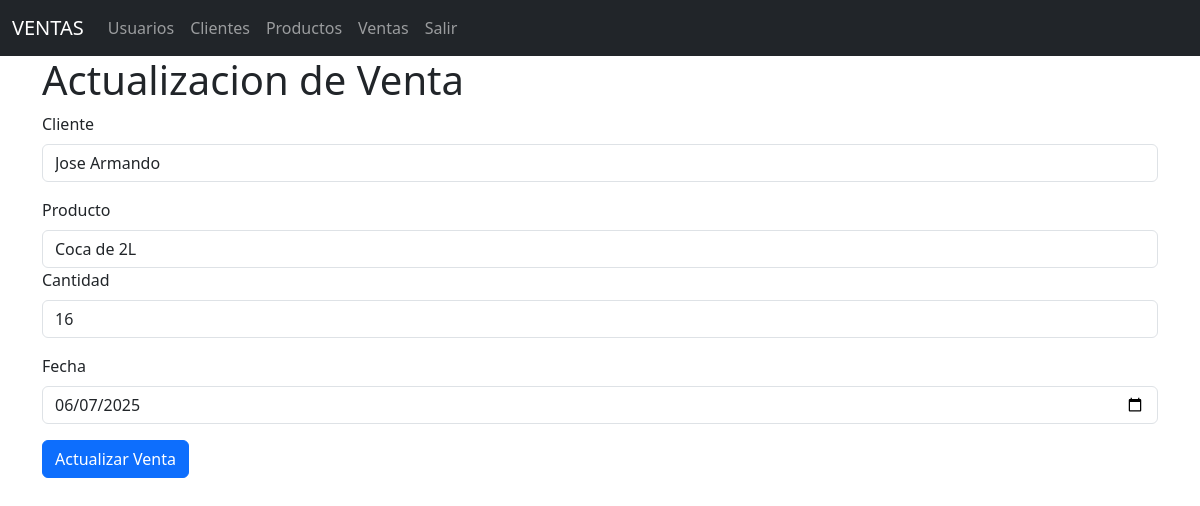
Page /ventas/edit/1 on the earlier database version.
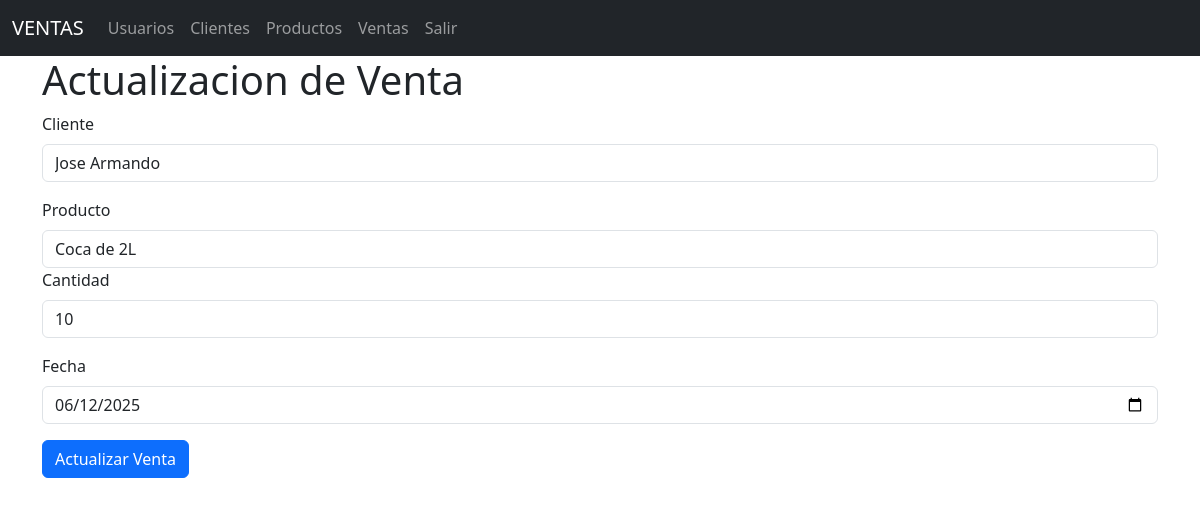
Same page on the later database version.
### models/venta_model.py (models this page shows, shortened)
class Venta(db.Model):
    __tablename__ = "ventas"
    id = db.Column(db.Integer, primary_key=True)
    cliente_id = db.Column(db.Integer, db.ForeignKey('clientes.id'),nullable=False)
    producto_id = db.Column(db.Integer, db.ForeignKey('productos.id'),nullable=False)
    cantidad = db.Column(db.Integer, nullable=False)
    fecha = db.Column(db.DateTime, nullable=False)
    cliente = db.relationship('Cliente',back_populates='ventas')
    producto = db.relationship('Producto',back_populates='ventas')
    @staticmethod
    def get_by_id(id):
        return Venta.query.get(id)

### models/cliente_model.py (models this page shows, shortened)
class Cliente(db.Model):
    __tablename__ = "clientes"
    id = db.Column(db.Integer, primary_key=True)
    nombre = db.Column(db.String(80), nullable=False)
    email = db.Column(db.String(100), nullable=False)
    telefono = db.Column(db.String(20), nullable=False)
    ventas = db.relationship('Venta',back_populates='cliente')

### models/producto_model.py (models this page shows, shortened)
class Producto(db.Model):
    __tablename__ = "productos"
    id = db.Column(db.Integer, primary_key=True)
    descripcion = db.Column(db.String(120), nullable=False)
    precio = db.Column(db.Float(11,2), nullable=False)
    stock = db.Column(db.Integer, nullable=False)
    ventas = db.relationship('Venta',back_populates='producto')

### controllers/venta_controller.py (the view, shortened to what this page needs)
@venta_bp.route("/edit/<int:id>",methods=['GET','POST'])
def edit(id):
    venta = Venta.get_by_id(id)
    clientes = Cliente.query.all()
    productos = Producto.query.all()
    return venta_view.edit(venta,clientes,productos)

### run.py (called while the page is built)
@app.context_processor
def inject_active_path():
    def is_active(path):
        return 'active' if request.path == path else ''
    return dict(is_active=is_active)

### views/venta_view.py (called while the page is built)
def edit(venta,clientes,productos):
    return render_template('ventas/edit.html',venta=venta,clientes=clientes,productos=productos)

### templates/ventas/edit.html (shortened to what this page needs)
{% extends 'base.html' %}
{% block content %}
<h1>Actualizacion de Venta</h1>
<form action="{{url_for('venta.edit',id=venta.id)}}" method="POST">
   <div class="mb-3">
       <label for="" class="form-label">Cliente</label>
       <select name="cliente_id" class="form-control" required>
        {% for cliente in clientes%}
        <option value="{{cliente.id}}" {% if cliente.id == venta.cliente_id %} selected
        {% endif %}>{{cliente.nombre}}</option>
        {% endfor %}
       </select>
   </div>
      <div class="mb-3">
       <label for="" class="form-label">Producto</label>
       <select name="producto_id" class="form-control" required>
        {% for producto in productos%}
        <option value="{{producto.id}}" {% if producto.id == venta.producto_id %} selected
        {% endif %}>{{producto.descripcion}}</option>
        {% endfor %}
       </select>
      <div class="mb-3">
       <label for="" class="form-label">Cantidad</label>
       <input type="number" class="form-control" name="cantidad" value="{{venta.cantidad}}" required>
   </div>
      <div class="mb-3">
       <label for="" class="form-label">Fecha</label>
       <input type="date" class="form-control" name="fecha" value="{{venta.fecha.strftime('%Y-%m-%d') }}" required>
   </div>
    <button type="submit" class="btn btn-primary">Actualizar Venta</button>
</form>
{% endblock %}

Differences in the rows shown:
changed Venta "Jose Armando": cantidad "16" → "10"; fecha "06/07/2025" → "06/12/2025"
